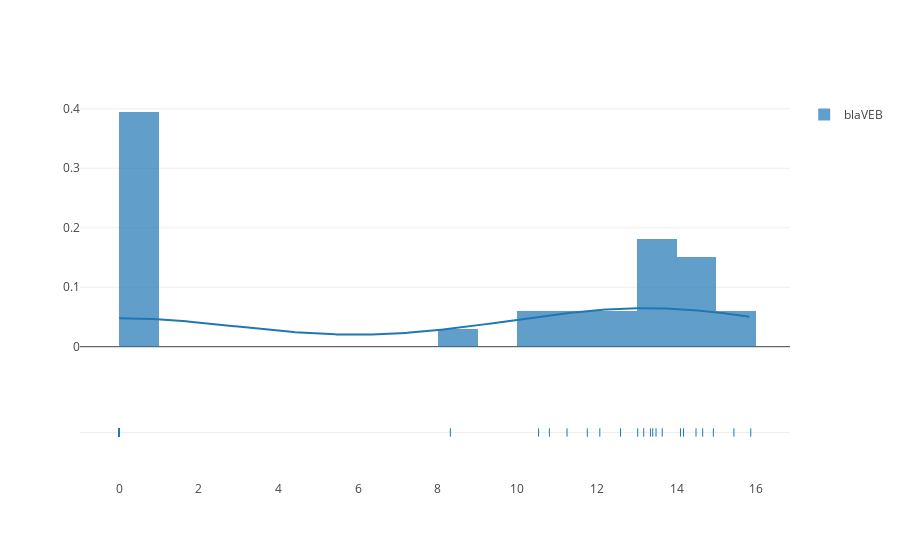
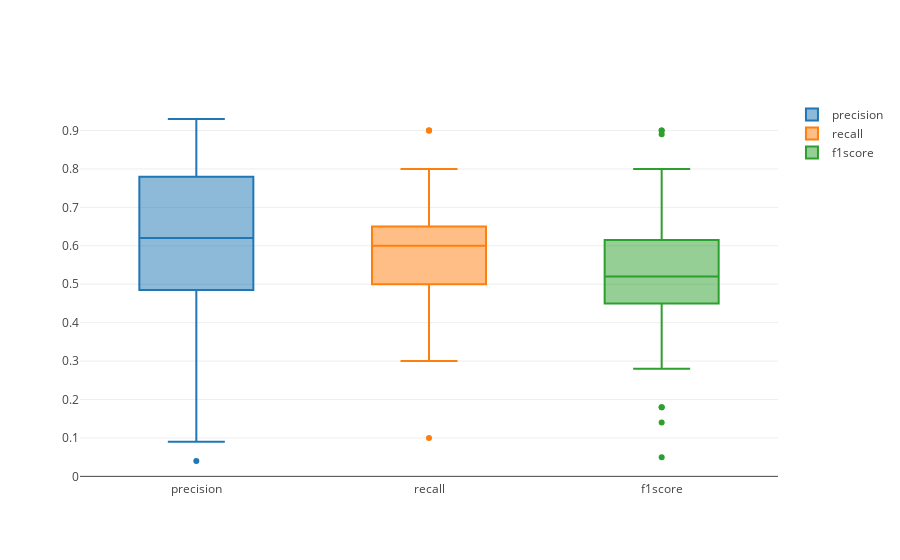
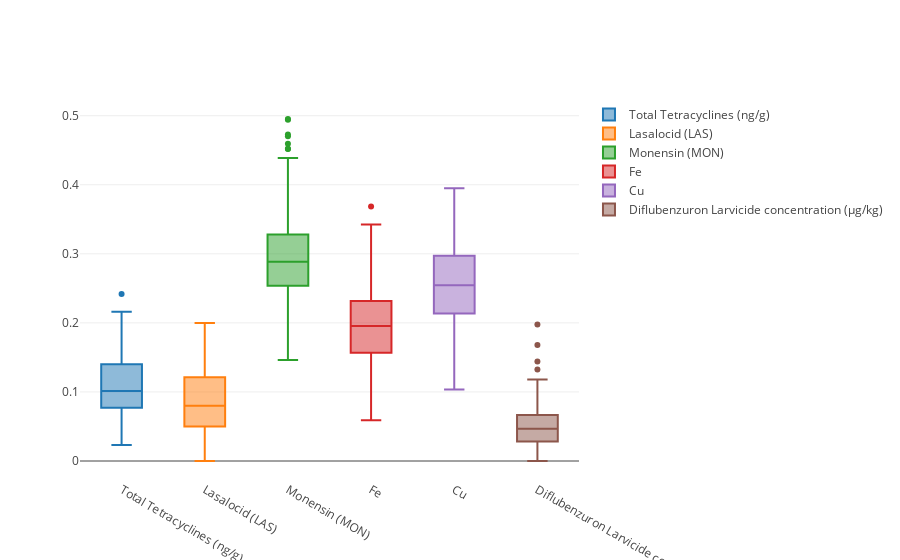

The cell these charts' notebook holds for them, in order:
### Markdown cell above
### Classification with trees 
This section shows the classification performance of using the args as features and the discrete levels of the compounds as labels. levels are defined based on the composition distribution of each compound.

### Code cell
import warnings
warnings.filterwarnings("ignore")

# classifier
_classes = list(data)[:12]

for _class in _classes:  
    display('########## Analyzing: '+_class+" ###########")
    x = data[_class]
    gvf = 0.0
    nclasses = 2
    while gvf < .8:
        gvf = goodness_of_variance_fit(x, nclasses)
        nclasses += 1

    _top = jenks(x, 2)
    display("# Optimized cutoff to build two classes: ", _top )
    # display(_top)
    # display( htb( sorted(x) ) )

    fgi = dict(data=ff.create_distplot([data[_class]], [_class]))

    
    display(iplot(fgi, filename="fgi"))

    low = medium = _top[1]

    traces, graph, rmodel = ml_performance(low=low, medium=medium, _class=_class, data=data, method="RFC")
    display("Random Forest Classifier")
    display(iplot(traces))

    display("ARGs importances")
    _importances = importances(models=rmodel, data=data)
    traces = [go.Box(y=_importances[i], name=i) for i in _importances]
    display(iplot(traces))
